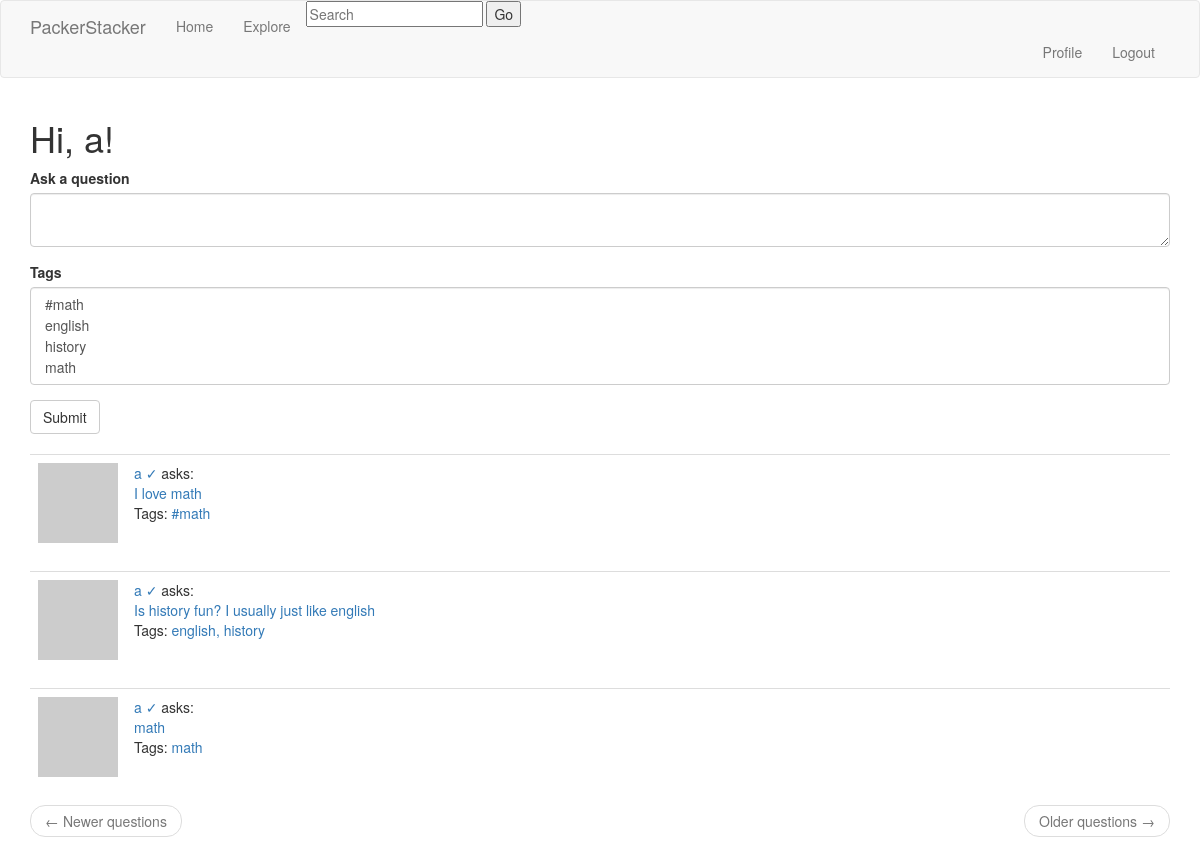
Before: /index (signed in) with the older database file.
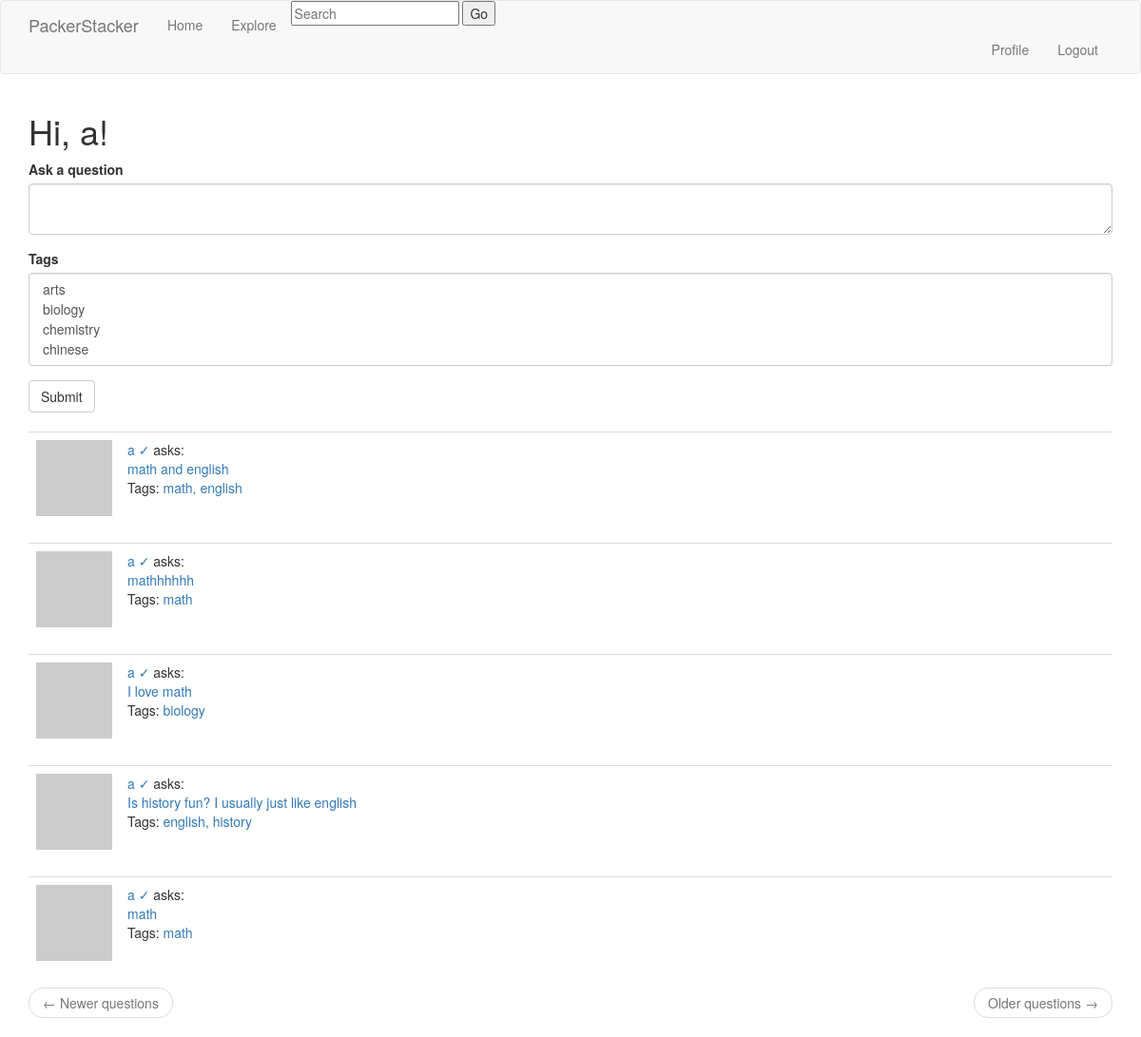
After: the same page with the newer database file.
### app/models.py (models this page shows, shortened)
class Question(db.Model):
    id = db.Column(db.Integer, primary_key=True)
    body = db.Column(db.String(1000))
    timestamp = db.Column(db.DateTime, index=True, default=datetime.utcnow)
    user_id = db.Column(db.Integer, db.ForeignKey('user.id'))
    replies = db.relationship('Reply', backref='op', lazy='dynamic')

class User(UserMixin, db.Model):
    id = db.Column(db.Integer, primary_key=True)
    username = db.Column(db.String(64), index=True, unique=True)
    email = db.Column(db.String(120), index=True, unique=True)
    password_hash = db.Column(db.String(128))
    questions = db.relationship('Question', backref='author', lazy='dynamic')
    replies = db.relationship('Reply', backref='author', lazy='dynamic')
    about_me = db.Column(db.String(140))
    last_seen = db.Column(db.DateTime, default=datetime.utcnow)
    type = db.Column(db.Boolean())
    def avatar(self, size):
        digest = md5(self.email.lower().encode('utf-8')).hexdigest()
        return 'https://www.gravatar.com/avatar/{}?d=identicon&s={}'.format(digest, size)
    followed = db.relationship(
        'User', secondary=followers,
        primaryjoin=(followers.c.follower_id == id),
        secondaryjoin=(followers.c.followed_id == id),
        backref=db.backref('followers', lazy='dynamic'), lazy='dynamic')
    def followed_questions(self):
        followed = Question.query.join(
            followers, (followers.c.followed_id == Question.user_id)).filter(
                followers.c.follower_id == self.id)
        own = Question.query.filter_by(user_id=self.id)
        return followed.union(own).order_by(Question.timestamp.desc())

class Tag(db.Model):
    id = db.Column(db.Integer, primary_key=True)
    name = db.Column(db.String(30), unique=True)
    questions = db.relationship('Question', secondary='question_tag', backref='tags')

### app/routes.py (the view, shortened to what this page needs)
@app.route('/', methods=['GET', 'POST'])
@app.route('/index', methods=['GET', 'POST'])
@login_required
def index():
    form = QuestionForm()
    page = request.args.get('page', 1, type=int)
    questions = current_user.followed_questions().paginate(
        page=page, per_page=app.config['QUESTIONS_PER_PAGE'], error_out=False)
    next_url = url_for('index', page=questions.next_num) \
        if questions.has_next else None
    prev_url = url_for('index', page=questions.prev_num) \
        if questions.has_prev else None
    return render_template('index.html', title='Home', form=form,
                           questions=questions.items, next_url=next_url,
                           prev_url=prev_url)

### app/forms.py
class QuestionForm(FlaskForm):
    question = TextAreaField('Ask a question', validators=[
        DataRequired(), Length(min=1, max=1000)])
    tag_names = Tag.query.order_by(Tag.name)
    names = []
    for tag in tag_names:
        names.append(tag.name)
    tags = SelectMultipleField(choices=names)
    submit = SubmitField('Submit')

### app/models.py (called while the page is built)
@login.user_loader
def load_user(id):
    return User.query.get(int(id))

### app/routes.py (called while the page is built)
@app.before_request
def before_request():
    if current_user.is_authenticated:
        current_user.last_seen = datetime.utcnow()
        db.session.commit()

### app/templates/index.html
{% extends "base.html" %}
{% import 'bootstrap/wtf.html' as wtf %}
{% block app_content %}
    <h1>Hi, {{ current_user.username }}!</h1>
    {% if form %}
    {{ wtf.quick_form(form) }}
    <br>
    {% endif %}
    {% for question in questions %}
        {% include '_question.html' %}
    {% endfor %}
    <nav aria-label="...">
        <ul class="pager">
            <li class="previous{% if not prev_url %} disabled{% endif %}">
                <a href="{{ prev_url or '#' }}">
                    <span aria-hidden="true">&larr;</span> Newer questions
                </a>
            </li>
            <li class="next{% if not next_url %} disabled{% endif %}">
                <a href="{{ next_url or '#' }}">
                    Older questions <span aria-hidden="true">&rarr;</span>
                </a>
            </li>
        </ul>
    </nav>
{% endblock %}

### app/templates/_question.html
<table class="table table-hover">
      <tr>
          <td width="70px">
                  <img src="{{ question.author.avatar(70) }}" />
          </td>
          <td>
              <a href="{{ url_for('user', username=question.author.username) }}">
                  {{ question.author.username }} {%if question.author.type %} &#x2713 {%endif%}
              </a>
              asks:
              <br>
              <a style="text-decoration: none" href="{{ url_for('question_page', id=question.id) }}">
                {{ question.body }}
              </a>
              <br>
              <p>Tags: {% for tag in question.tags %}
                <a href="{{ url_for('tag_page', id=tag.id) }}">
                  {{ tag.name }}{% if not loop.last %}, {% endif %}{% endfor %}
                </a>
                </p>
          </td>
      </tr>
</table>

Changed rows visible on the page:
added Question: author.username "a", body "math and english", Tag (name "math"), Tag (name "english")
added Question: author.username "a", body "mathhhhhh", Tag (name "math")
changed Tag: name "#math" → "biology"
Other visible differences:
form field tags: "#math / english / history / math" → "arts / biology / chemistry / chinese"
